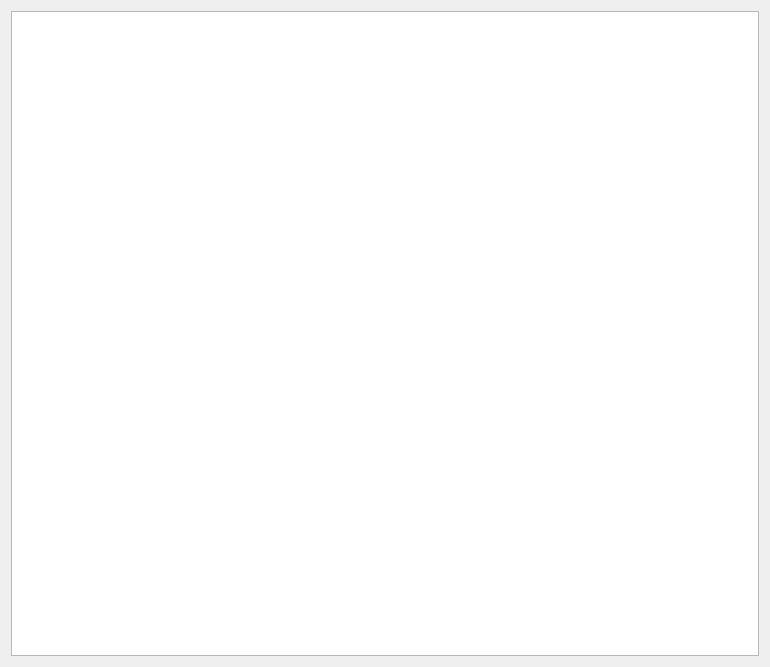
<?xml version="1.0" encoding="UTF-8"?>
<ui version="4.0">
 <class>OnlineUser</class>
 <widget class="QWidget" name="OnlineUser">
  <property name="geometry">
   <rect>
    <x>0</x>
    <y>0</y>
    <width>770</width>
    <height>667</height>
   </rect>
  </property>
  <property name="windowTitle">
   <string>Form</string>
  </property>
  <layout class="QHBoxLayout" name="horizontalLayout">
   <item>
    <widget class="QListWidget" name="onlineuser_LW"/>
   </item>
  </layout>
 </widget>
 <resources/>
 <connections/>
</ui>
